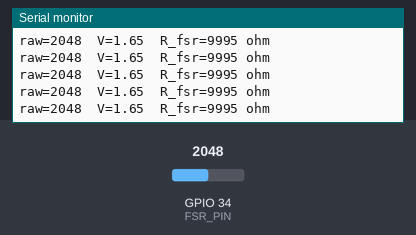
Recording of a sketch running on a simulated ESP32. Parts: the last lines printed to the serial monitor. The inputs (shaded band) are chosen by the test bench; at power-on: GPIO 34 (FSR_PIN) = 2048 (analog values on the 0–4095 scale).

Above: at 1.2 s.
1.3 s: GPIO 34 (FSR_PIN) set to 1040
At 1.34 s:
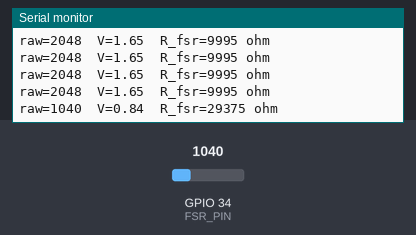
2.8 s: GPIO 34 (FSR_PIN) set to 926
At 2.83 s:
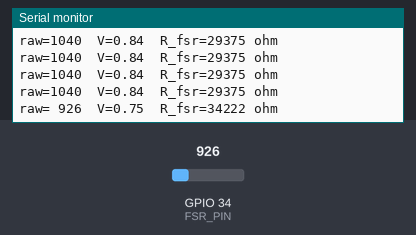
4.7 s: GPIO 34 (FSR_PIN) set to 104
At 4.71 s:
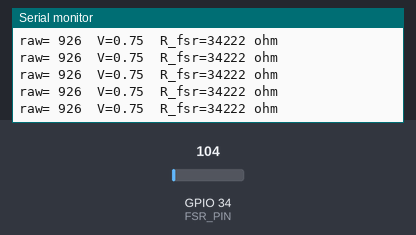
6.2 s: GPIO 34 (FSR_PIN) set to 90
At 6.25 s:
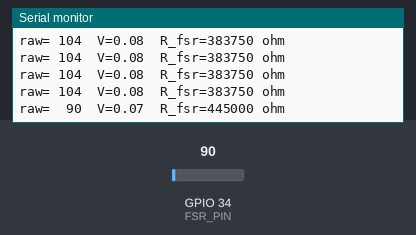

Measured:
- the behaviour switches between 1000 and 999 on GPIO 34 (FSR_PIN) (found by bisection; images 1 and 2)
- the behaviour switches between 100 and 99 on GPIO 34 (FSR_PIN) (found by bisection; images 3 and 4)
- after the input at 1.3 s, the serial monitor: prints a new line at once (image 1)
- after the input at 2.8 s, the serial monitor: prints a new line at once (image 2)
- after the input at 6.2 s, the serial monitor: prints a new line at once (image 4)

The sketch:

trace_fsr_test.ino
```cpp
// Single FSR test on ESP32
// Wiring: 3.3V -> FSR -> node (GPIO34) -> 10k resistor -> GND
//         optional: 100nF capacitor from the node to GND
// Open Serial Monitor (115200) or Tools > Serial Plotter and press the FSR.

#define FSR_PIN   34        // ADC1 pin (input-only, works fine alongside Wi-Fi/BLE)
#define R_FIXED   10000.0   // ohms, the resistor to GND
#define VCC       3.3
#define SAMPLES   16        // averaging to reduce noise

void setup() {
  Serial.begin(115200);
  analogReadResolution(12);                  // 0..4095
  analogSetPinAttenuation(FSR_PIN, ADC_11db); // full 0..~3.3V range
  Serial.println("FSR test started");
}

void loop() {
  long sum = 0;
  for (int i = 0; i < SAMPLES; i++) {
    sum += analogRead(FSR_PIN);
    delayMicroseconds(200);
  }
  float raw = sum / (float)SAMPLES;
  float volts = raw / 4095.0 * VCC;

  Serial.printf("raw=%4.0f  V=%.2f  ", raw, volts);
  if (volts < 0.02) {
    Serial.println("R_fsr=open (no press)");
  } else {
    float rFsr = R_FIXED * (VCC - volts) / volts;  // voltage divider maths
    Serial.printf("R_fsr=%.0f ohm\n", rFsr);
  }
  delay(50);
}
```
